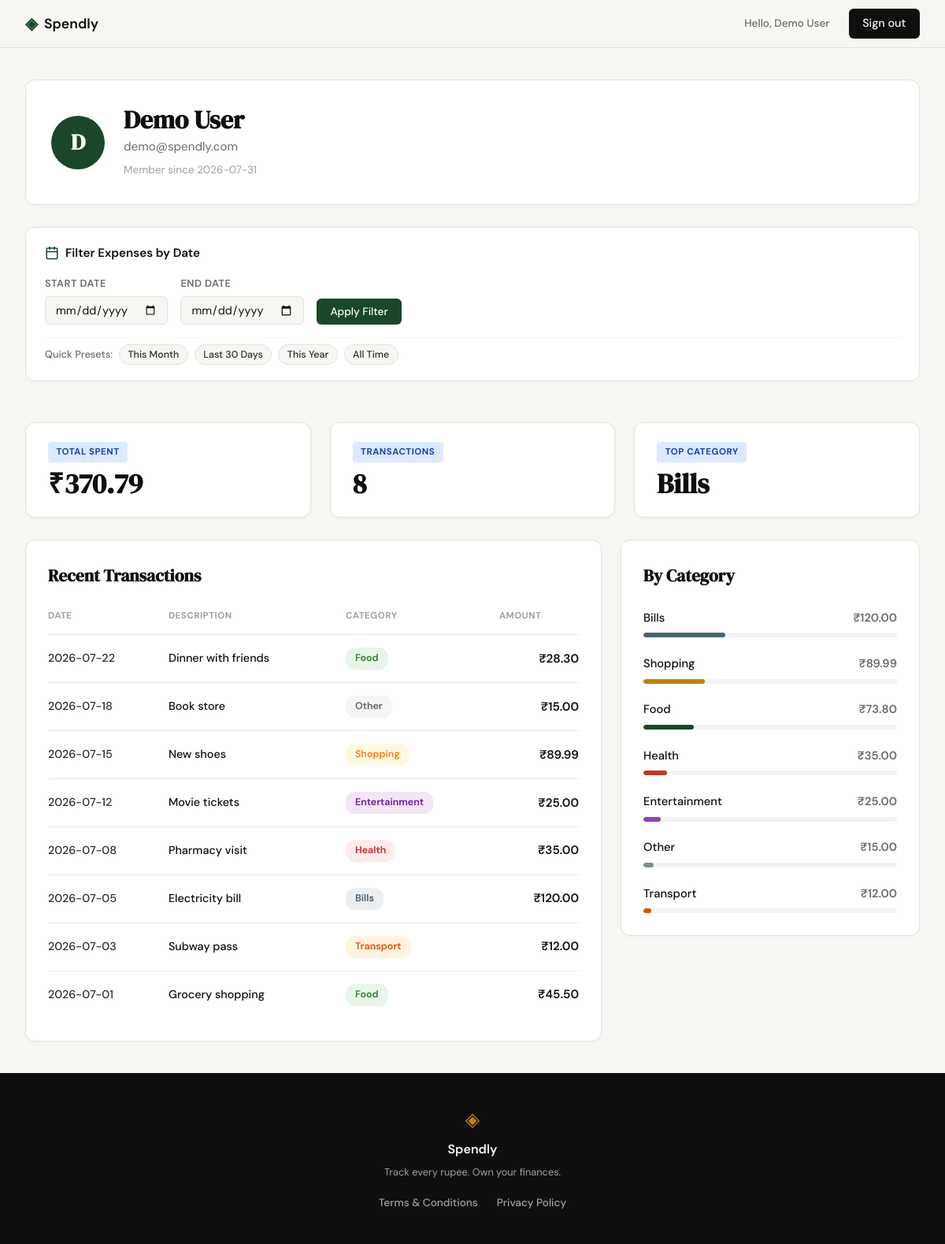
Screenshot of /profile (signed in) with the database file from the repository.
### tables this page shows
CREATE TABLE users (
            id INTEGER PRIMARY KEY AUTOINCREMENT,
            name TEXT NOT NULL,
            email TEXT UNIQUE NOT NULL,
            password_hash TEXT NOT NULL,
            created_at TEXT DEFAULT (datetime('now'))
        );

CREATE TABLE expenses (
            id INTEGER PRIMARY KEY AUTOINCREMENT,
            user_id INTEGER NOT NULL,
            amount REAL NOT NULL,
            category TEXT NOT NULL,
            date TEXT NOT NULL,
            description TEXT,
            created_at TEXT DEFAULT (datetime('now')),
            FOREIGN KEY (user_id) REFERENCES users(id) ON DELETE CASCADE
        );

### app.py (the view)
@app.route("/profile")
def profile():
    user_id = session.get("user_id")
    if not user_id:
        flash("Please log in to access your profile.", "warning")
        return redirect(url_for("login"))
    user = get_user_by_id(user_id)
    if not user:
        session.clear()
        flash("User account not found. Please log in again.", "warning")
        return redirect(url_for("login"))
    raw_start = request.args.get("start_date", "").strip()
    raw_end = request.args.get("end_date", "").strip()
    start_date = raw_start if is_valid_date(raw_start) else None
    end_date = raw_end if is_valid_date(raw_end) else None
    if raw_start and not start_date:
        flash("Invalid start date format. Please use YYYY-MM-DD.", "warning")
    if raw_end and not end_date:
        flash("Invalid end date format. Please use YYYY-MM-DD.", "warning")
    if start_date and end_date and start_date > end_date:
        start_date, end_date = end_date, start_date
        flash("Start date was after end date. Range was automatically adjusted.", "info")
    limit = 50 if (start_date or end_date) else 10
    stats = get_user_profile_stats(user_id, start_date=start_date, end_date=end_date)
    category_expenses = get_user_category_expenses(user_id, start_date=start_date, end_date=end_date)
    recent_transactions = get_user_recent_transactions(user_id, limit=limit, start_date=start_date, end_date=end_date)
    return render_template(
        "profile.html",
        user=user,
        stats=stats,
        category_expenses=category_expenses,
        recent_transactions=recent_transactions,
        start_date=start_date or "",
        end_date=end_date or "",
    )

### app.py (called while the page is built)
def is_valid_date(date_str):
    if not date_str:
        return False
    try:
        datetime.strptime(date_str, "%Y-%m-%d")
        return True
    except ValueError:
        return False

### database/db.py (called while the page is built)
def get_db():
    conn = sqlite3.connect(DB_PATH)
    conn.row_factory = sqlite3.Row
    conn.execute("PRAGMA foreign_keys = ON;")
    return conn

def get_user_by_id(user_id):
    conn = get_db()
    cursor = conn.cursor()
    cursor.execute("SELECT id, name, email, created_at FROM users WHERE id = ?;", (user_id,))
    user = cursor.fetchone()
    conn.close()
    return user

def _build_user_date_where(user_id, start_date=None, end_date=None):
    query_where = ["user_id = ?"]
    params = [user_id]
    if start_date:
        query_where.append("date >= ?")
        params.append(start_date)
    if end_date:
        query_where.append("date <= ?")
        params.append(end_date)
    where_clause = " AND ".join(query_where)
    return where_clause, params

def get_user_category_expenses(user_id, start_date=None, end_date=None):
    conn = get_db()
    cursor = conn.cursor()
    where_clause, params = _build_user_date_where(user_id, start_date, end_date)
    cursor.execute(
        f"""
        SELECT
            category,
            COUNT(*) as item_count,
            COALESCE(SUM(amount), 0.0) as category_total
        FROM expenses
        WHERE {where_clause}
        GROUP BY category
        ORDER BY category_total DESC;
        """,
        params,
    )
    categories = cursor.fetchall()
    conn.close()
    return categories

def get_user_recent_transactions(user_id, limit=10, start_date=None, end_date=None):
    conn = get_db()
    cursor = conn.cursor()
    where_clause, params = _build_user_date_where(user_id, start_date, end_date)
    params_with_limit = params + [limit]
    cursor.execute(
        f"""
        SELECT id, amount, category, date, description
        FROM expenses
        WHERE {where_clause}
        ORDER BY date DESC, id DESC
        LIMIT ?;
        """,
        params_with_limit,
    )
    transactions = cursor.fetchall()
    conn.close()
    return transactions

### templates/profile.html (shortened to what this page needs)
{% extends "base.html" %}
{% block content %}
<section class="profile-dashboard-section">
    <div class="profile-dashboard-container">
        <div class="user-profile-header-card">
            <div class="user-avatar-circle">
                <span>{{ user['name'][0].upper() if user['name'] else 'U' }}</span>
            </div>
            <div class="user-identity-details">
                <h1 class="user-display-name">{{ user['name'] }}</h1>
                <p class="user-display-email">{{ user['email'] }}</p>
                <p class="user-member-since">Member since {{ user['created_at'].split(' ')[0] if user['created_at'] else 'Recently' }}</p>
            </div>
        </div>
        <div class="dashboard-card date-filter-card">
            <form method="GET" action="{{ url_for('profile') }}" class="date-filter-form" id="dateFilterForm">
                <div class="filter-form-header">
                    <span class="filter-title">
                        Filter Expenses by Date
                    </span>
                </div>
                <div class="filter-inputs-row">
                    <div class="filter-group">
                        <label for="start_date">Start Date</label>
                        <input type="date" id="start_date" name="start_date" value="{{ start_date }}" class="date-input">
                    </div>
                    <div class="filter-group">
                        <label for="end_date">End Date</label>
                        <input type="date" id="end_date" name="end_date" value="{{ end_date }}" class="date-input">
                    </div>
                    <div class="filter-actions">
                        <button type="submit" class="btn btn-primary filter-submit-btn">Apply Filter</button>
                    </div>
                </div>
                <div class="preset-chips-row">
                    <span class="preset-label">Quick Presets:</span>
                    <button type="button" class="preset-chip" data-preset="this_month">This Month</button>
                    <button type="button" class="preset-chip" data-preset="last_30">Last 30 Days</button>
                    <button type="button" class="preset-chip" data-preset="this_year">This Year</button>
                    <button type="button" class="preset-chip" data-preset="all_time">All Time</button>
                </div>
            </form>
        </div>
        <div class="metrics-row-grid">
            <div class="metric-card">
                <span class="metric-badge">TOTAL SPENT</span>
                <div class="metric-value">₹{{ "%.2f"|format(stats['total_spent']) }}</div>
            </div>
            <div class="metric-card">
                <span class="metric-badge">TRANSACTIONS</span>
                <div class="metric-value">{{ stats['total_count'] }}</div>
            </div>
            <div class="metric-card">
                <span class="metric-badge">TOP CATEGORY</span>
                <div class="metric-value">{{ stats['top_category'] }}</div>
            </div>
        </div>
        <div class="dashboard-columns-grid">
            <div class="dashboard-card transactions-card">
                <h2 class="card-section-title">Recent Transactions</h2>
                {% if recent_transactions %}
                <div class="table-responsive">
                    <table class="transactions-table">
                        <thead>
                            <tr>
                                <th>DATE</th>
                                <th>DESCRIPTION</th>
                                <th>CATEGORY</th>
                                <th class="text-right">AMOUNT</th>
                            </tr>
                        </thead>
                        <tbody>
                            {% for tx in recent_transactions %}
                            <tr>
                                <td class="tx-date">{{ tx['date'] }}</td>
                                <td class="tx-desc">{{ tx['description'] or '-' }}</td>
                                <td class="tx-category">
                                    <span class="category-pill category-{{ tx['category']|lower|replace(' ', '-') }}">
                                        {{ tx['category'] }}
                                    </span>
                                </td>
                                <td class="tx-amount text-right">₹{{ "%.2f"|format(tx['amount']) }}</td>
                            </tr>
                            {% endfor %}
                        </tbody>
                    </table>
                </div>
                {% else %}
                <p class="empty-state-text">No transactions found. Click "+ Add Expense" to start tracking!</p>
                {% endif %}
            </div>
            <div class="dashboard-card categories-card">
                <h2 class="card-section-title">By Category</h2>
                {% if category_expenses %}
                <div class="by-category-list">
                    {% for cat in category_expenses %}
                    {% set pct = (cat['category_total'] / stats['total_spent'] * 100) if stats['total_spent'] > 0 else 0 %}
                    <div class="by-category-item">
                        <div class="by-category-header">
                            <span class="by-category-name">{{ cat['category'] }}</span>
                            <span class="by-category-total">₹{{ "%.2f"|format(cat['category_total']) }}</span>
                        </div>
                        <div class="category-bar-track">
                            <div class="category-bar-fill fill-{{ cat['category']|lower|replace(' ', '-') }}" style="width: {{ '%.1f'|format(pct) }}%;"></div>
                        </div>
                    </div>
                    {% endfor %}
                </div>
                {% else %}
                <p class="empty-state-text">No category spending data yet.</p>
                {% endif %}
            </div>
        </div>
    </div>
</section>
{% endblock %}

### templates/base.html (shortened to what this page needs)
<!DOCTYPE html>
<html lang="en">
<head>
    <link rel="stylesheet" href="{{ url_for('static', filename='css/style.css') }}">
</head>
<body>
    <nav class="navbar">
        <div class="nav-inner">
            <a href="{{ url_for('landing') }}" class="nav-brand">
                <span class="brand-icon">◈</span>
                <span class="brand-name">Spendly</span>
            </a>
            <div class="nav-links">
                {% if session.get('user_id') %}
                    <span class="nav-user">Hello, {{ session.get('user_name') }}</span>
                    <a href="{{ url_for('logout') }}" class="nav-cta">Sign out</a>
                {% else %}
                    <a href="{{ url_for('login') }}">Sign in</a>
                    <a href="{{ url_for('register') }}" class="nav-cta">Get started</a>
                {% endif %}
            </div>
        </div>
    </nav>
    <main class="main-content">
        {% block content %}{% endblock %}
    </main>
    <footer class="footer">
        <div class="footer-inner">
            <span class="brand-icon">◈</span>
            <span class="footer-name">Spendly</span>
            <p class="footer-copy">Track every rupee. Own your finances.</p>
            <nav aria-label="Footer Navigation" class="footer-nav">
                <ul class="footer-links">
                    <li><a href="/terms">Terms &amp; Conditions</a></li>
                    <li><a href="/privacy">Privacy Policy</a></li>
                </ul>
            </nav>
        </div>
    </footer>
</body>
</html>

### rows the page displays
users: get "Demo User", name "D", name "Demo User", email "demo@spendly.com", created_at "2026-07-31"
expenses: top_category "Bills", date "2026-07-05", description "Electricity bill", category "Bills", amount "120.00", category_total "120.00", {{ '%.1f'|format(pct) }} 32.4 (drawn)
expenses: date "2026-07-22", description "Dinner with friends", category "Food", amount "28.30"
expenses: date "2026-07-18", description "Book store", category "Other", amount "15.00", category_total "15.00", {{ '%.1f'|format(pct) }} 4.0 (drawn)
expenses: date "2026-07-15", description "New shoes", category "Shopping", amount "89.99", category_total "89.99", {{ '%.1f'|format(pct) }} 24.3 (drawn)
expenses: date "2026-07-12", description "Movie tickets", category "Entertainment", amount "25.00", category_total "25.00", {{ '%.1f'|format(pct) }} 6.7 (drawn)
expenses: date "2026-07-08", description "Pharmacy visit", category "Health", amount "35.00", category_total "35.00", {{ '%.1f'|format(pct) }} 9.4 (drawn)
expenses: date "2026-07-03", description "Subway pass", category "Transport", amount "12.00", category_total "12.00", {{ '%.1f'|format(pct) }} 3.2 (drawn)
expenses: date "2026-07-01", description "Grocery shopping", category "Food", amount "45.50"

### other values shown
{{ "%.2f"|format(stats['total_spent']) }} "370.79"
{{ stats['total_count'] }} "8"
{{ cat['category'] }} "Food"
{{ "%.2f"|format(cat['category_total']) }} "73.80"
